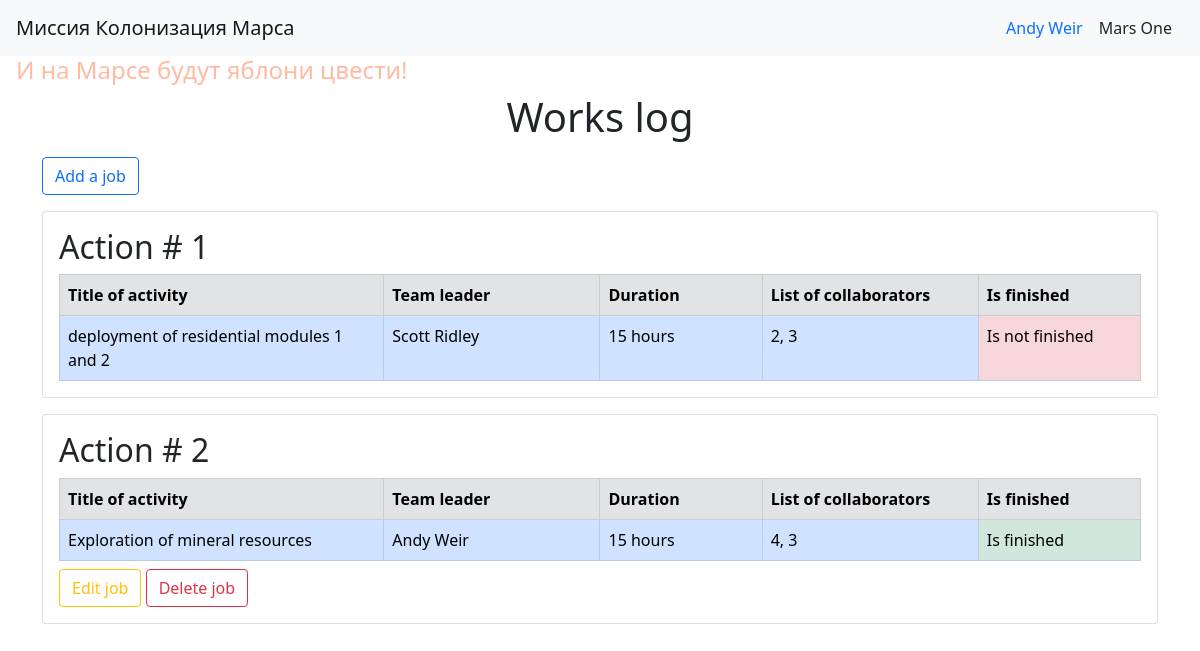
Screenshot of /index (signed in) with the database file from the repository.
### data/users.py (models this page shows, shortened)
class Users(SqlAlchemyBase, UserMixin):
    __tablename__ = 'users'
    id = sa.Column(sa.Integer, primary_key=True, autoincrement=True)
    surname = sa.Column(sa.String)
    name = sa.Column(sa.String)
    age = sa.Column(sa.Integer)
    position = sa.Column(sa.String)
    speciality = sa.Column(sa.String)
    address = sa.Column(sa.String)
    email = sa.Column(sa.String, unique=True)
    hashed_password = sa.Column(sa.String)
    modified_date = sa.Column(sa.DateTime)
    jobs = orm.relationship('Jobs', back_populates='team_leader')
    departments = orm.relationship('Departments', back_populates='chief')

### data/jobs.py (models this page shows, shortened)
class Jobs(SqlAlchemyBase):
    __tablename__ = 'jobs'
    id = sa.Column(sa.Integer, primary_key=True, autoincrement=True)
    team_leader_id = sa.Column(sa.Integer, sa.ForeignKey('users.id'))
    team_leader = orm.relationship('Users', back_populates='jobs')
    job = sa.Column(sa.String)
    work_size = sa.Column(sa.Integer)
    collaborators = sa.Column(sa.String)
    start_date = sa.Column(sa.DateTime)
    end_date = sa.Column(sa.DateTime)
    is_finished = sa.Column(sa.Boolean)

### main.py (the view)
@app.route('/')
@app.route('/index')
def index():
    db_sess = db_session.create_session()
    jobs = db_sess.query(Jobs).all()
    view = render_template('journal.html', title='Works log', jobs=jobs)
    db_sess.close()
    return view

### data/db_session.py (called while the page is built)
def create_session() -> Session:
    global __factory
    return __factory()

### main.py (called while the page is built)
@login_manager.user_loader
def load_user(user_id):
    db_sess = db_session.create_session()
    user = db_sess.query(Users).get(user_id)
    db_sess.close()
    return user

### templates/journal.html
{% extends "base.html" %}
{% block content %}
    <h1 class="text-center mb-3 fw-light">Works log</h1>
    {% if current_user.is_authenticated %}
        <a class="btn btn-outline-primary mb-3" href="/add_job">Add a job</a>
    {% endif %}
    {% for job in jobs %}
        <div class="card mb-3">
            <div class="card-body">
                <h2>Action # {{ job.id }}</h2>
                <table class="table table-bordered mb-0">
                    <thead>
                    <tr class="table-secondary">
                        <th scope="col" style="width: 30%">Title of activity</th>
                        <th scope="col" style="width: 20%">Team leader</th>
                        <th scope="col" style="width: 15%">Duration</th>
                        <th scope="col" style="width: 20%">List of collaborators</th>
                        <th scope="col" style="width: 15%">Is finished</th>
                    </tr>
                    </thead>
                    <tbody>
                    <tr class="table-primary">
                        <td>{{ job.job }}</td>
                        <td>{{ job.team_leader.surname }} {{ job.team_leader.name }}</td>
                        <td>{{ job.work_size }} hours</td>
                        <td>{{ job.collaborators }}</td>
                        {% if job.is_finished %}
                            <td class="table-success">Is finished</td>
                        {% else %}
                            <td class="table-danger">Is not finished</td>
                        {% endif %}
                    </tr>
                    </tbody>
                </table>
                {% if current_user.is_authenticated and (job.team_leader == current_user or current_user.id == 1) %}
                    <div class="mt-2 mb-0">
                        <a class="btn btn-outline-warning" href="/edit_job/{{ job.id }}">Edit job</a>
                        <a class="btn btn-outline-danger" href="/delete_job/{{ job.id }}">Delete job</a>
                    </div>
                {% endif %}
            </div>
        </div>
    {% endfor %}
{% endblock %}

### templates/base.html (shortened to what this page needs)
<!DOCTYPE html>
<html lang="ru">
    <head>
        <link rel="stylesheet"
        href="https://cdn.jsdelivr.net/npm/bootstrap@5.0.0-beta3/dist/css/bootstrap.min.css"
>
        <link rel="stylesheet" type="text/css" href="{{ url_for('static', filename='css/style.css') }}">
    </head>
    <body>
        <header>
            <nav class="navbar navbar-light bg-light">
                <div class="container-fluid ps-3">
                    <a class="navbar-brand h1 mb-0" href="/">Миссия Колонизация Марса</a>
                    <div class="d-flex">
                        {% if current_user.is_authenticated %}
                            <a class="nav-link " href="/logout">{{ current_user.surname }} {{ current_user.name }}</a>
                        {% else %}
                            <a class="btn btn-outline-primary me-2" href="/registration">Register</a>
                            <a class="btn btn-outline-success me-3" href="/login">Log in</a>
                        {% endif %}
                        <span class="me-3 align-self-center">Mars One</span>
                    </div>
                </div>
            </nav>
            <h4 class="fw-light mission-motto ms-3">И на Марсе будут яблони цвести!</h4>
        </header>
        <main role="main" class="container">
            {% block content %}{% endblock %}
        </main>
    </body>
</html>

### static/css/style.css (style rules this page uses)
h4.mission-motto { color: #ffbba2; }

### rows the page displays
Users: surname "Andy", name "Weir"
Jobs: id "1", job "deployment of residential modules 1 and 2", team_leader.surname "Scott", team_leader.name "Ridley", work_size "15", collaborators "2, 3", is_finished "Is not finished"
Jobs: id "2", job "Exploration of mineral resources", team_leader.surname "Andy", team_leader.name "Weir", work_size "15", collaborators "4, 3", is_finished "Is finished"
